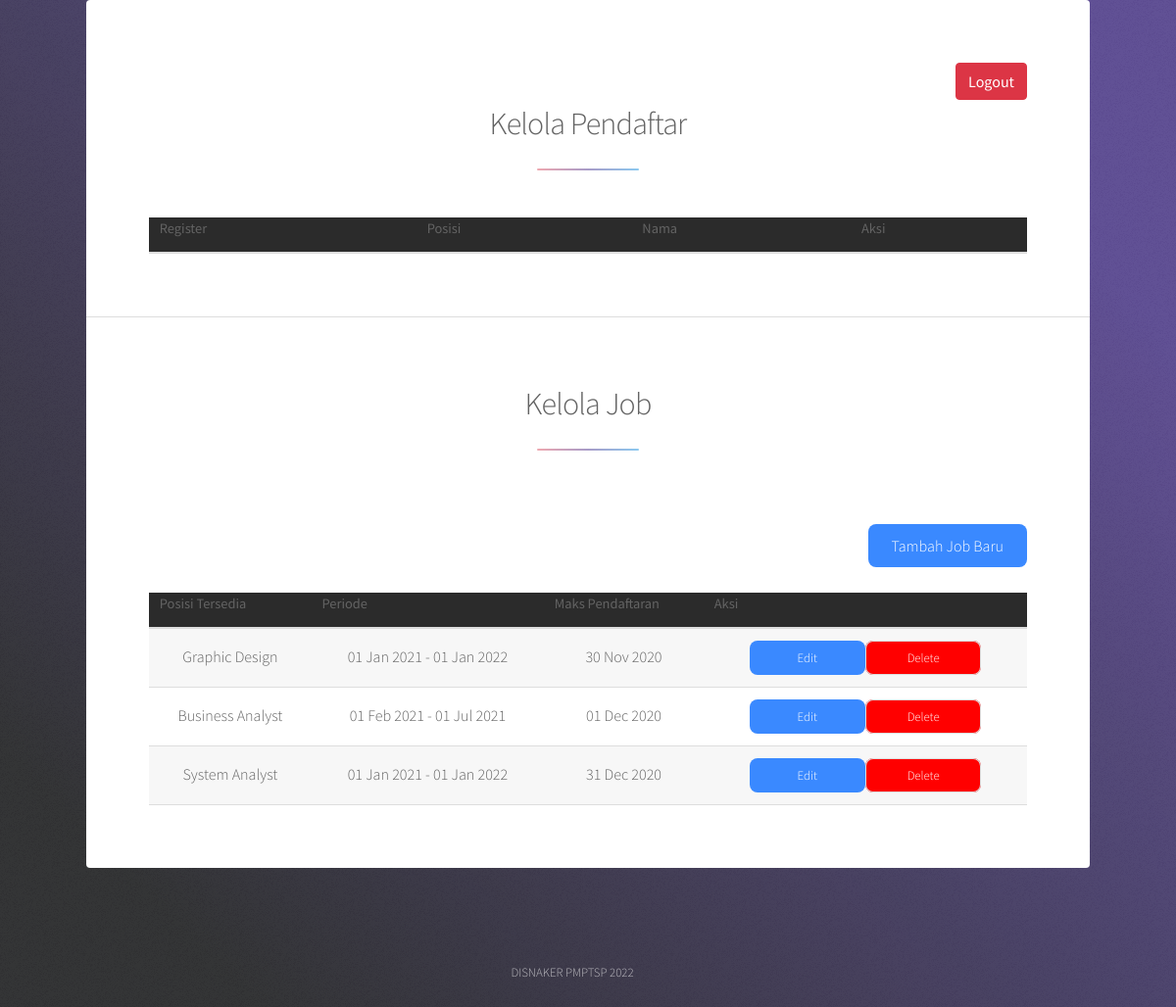
The page /admin.php (signed in) on the database its author committed.
### tables this page shows
CREATE TABLE `job` (
  `id` int(11) NOT NULL,
  `jobname` varchar(30) NOT NULL,
  `jobdesc` text NOT NULL,
  `jobstart` date NOT NULL,
  `jobend` date NOT NULL,
  `registerend` date NOT NULL,
  `jobadded` timestamp NOT NULL DEFAULT current_timestamp(),
  `jobloc` text NOT NULL,
  `workingtype` varchar(3) NOT NULL
);

### admin.php (the view, shortened to what this page needs)
<?php
require 'backend/koneksi.php';
?>
<!DOCTYPE html>
<html lang="en">
<head>
	<link rel="stylesheet" type="text/css" href="https://cdn.datatables.net/1.10.19/css/jquery.dataTables.min.css">
    <link rel="stylesheet" type="text/css" href="https://cdn.datatables.net/1.10.19/css/jquery.dataTables.css">
    <link rel="stylesheet" type="text/css" href="https://cdn.datatables.net/1.10.18/css/dataTables.bootstrap4.min.css">
    <link rel="stylesheet" type="text/css" href="https://cdn.datatables.net/responsive/2.2.3/css/responsive.bootstrap.min.css">
    <link rel="stylesheet" type="text/css" href="https://cdn.datatables.net/responsive/2.2.3/css/responsive.jqueryui.min.css">
	<link rel="stylesheet" type="text/css" href="https://cdn.datatables.net/buttons/1.5.2/css/buttons.dataTables.min.css">
    <link rel="stylesheet" href="css/bootstrap.min.css">
    <link rel="stylesheet" href="css/style.css">
    <link rel="stylesheet" href="assets/css/main.css" />
</head>
  <body class="is-preload">
			<div id="wrapper">
					<div id="main">
							<section id="first" class="main special">
                            <div align="right"><a href="logout.php" class="btn btn-danger">Logout</a></div>
								<header class="major">
									<h2>Kelola Pendaftar</h2>
								</header>
                                <table id="table2" class="display" width="100%">
                                    <thead style="background-color:#2b2b2b;color:#fff">
                                    <tr>
                                        <th>Register</th>
                                        <th>Posisi</th>
                                        <th>Nama</th>
                                        <th>Aksi</th>
                                    </tr>
                                    </thead>
                                </table>
                            </section>
                            <section class="main special">
                            <header class="major">
									<h2>Kelola Job</h2>
							</header>
            <br>
            <div align="right"><button type="button" class="primary" data-toggle="modal" data-target="#myModal">Tambah Job Baru</button></div>
            <br>
            <div class="data-tables datatable-dark">
                <table id="table1" class="display" width="100%">
                    <thead style="background-color:#2b2b2b;color:#fff">
                    <tr>
                        <th>Posisi Tersedia</th>
                        <th>Periode</th>
                        <th>Maks Pendaftaran</th>
                        <th>Aksi</th>
                    </tr>
                    </thead>
                <tbody>
                    <?php
                    $getdata = mysqli_query($conn,"select * from job");
                    while($data=mysqli_fetch_array($getdata)){
                    $idjob = $data['id'];
                    $namajob = $data['jobname'];
                    $mulai = date_format(date_create($data['jobstart']),"d M Y");
                    $selesai = date_format(date_create($data['jobend']),"d M Y");
                    $periode = $mulai." - ".$selesai;
                    $deadline = date_format(date_create($data['registerend']),"d M Y");
                    ?>
                    <tr>
                    <form method="post">
                        <td><?=$namajob;?></td>
                        <td><?=$periode;?></td>
                        <td><?=$deadline;?></td>
                        <td><button type="button" class="button primary small" data-toggle="modal" data-target="#edit<?=$idjob;?>">Edit</button><button type="submit" class="button small" style="background-color:red;" name="deletejob"><font color="white">Delete</font></button></td>
                    </form>
                    </tr>
                    <?php
                    };
                    ?>
                </tbody>
                </table>
                                </section>
					</div>
					<footer id="footer">
						<p class="copyright">DISNAKER PMPTSP 2022</p>
					</footer>
			</div>
    </body>
</html>

### css/style.css (style rules this page uses)
a { text-decoration: none; }

### rows shown on the page
job: jobname "Graphic Design", periode "01 Jan 2021 - 01 Jan 2022", registerend "30 Nov 2020"
job: jobname "Business Analyst", periode "01 Feb 2021 - 01 Jul 2021", registerend "01 Dec 2020"
job: jobname "System Analyst", periode "01 Jan 2021 - 01 Jan 2022", registerend "31 Dec 2020"
